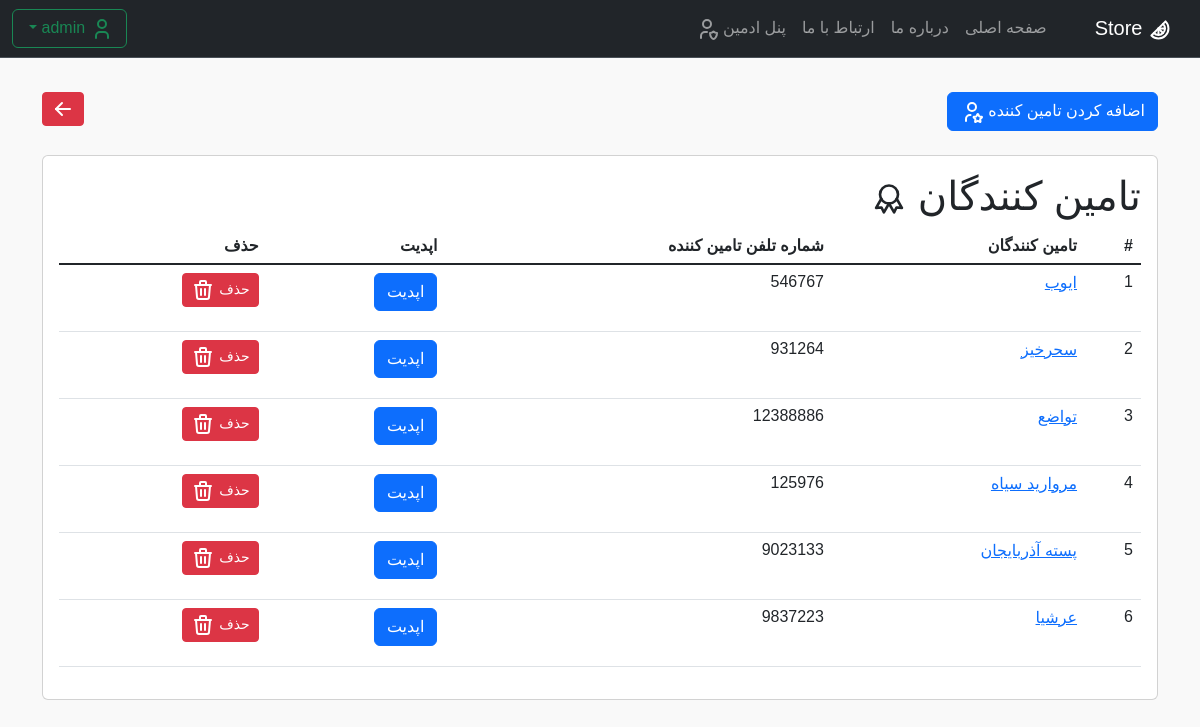
Before: /panel/supplier/ (signed in) with the older database file.
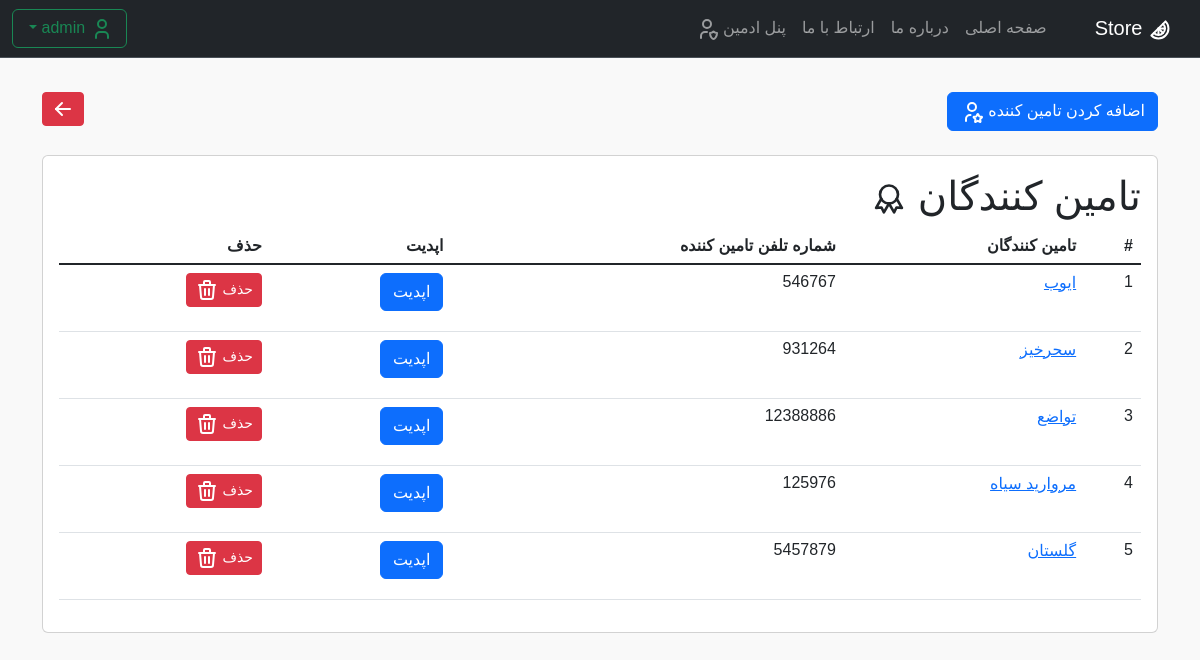
After: the same page with the newer database file.
### products/models.py (models this page shows, shortened)
class Supplier(models.Model):
    SupplierId = models.AutoField(primary_key=True)
    name = models.CharField(max_length=50, help_text='نام برند یا تامین کنندگان', verbose_name='نام تامین کنندگان')
    contactInfo = models.IntegerField(verbose_name='شماره تلفن')

### pages/views.py (the view)
# urls.py: path('panel/supplier/', List_Supplier.as_view(), name='link_sup_list'),
class List_Supplier(ListView):
    model = Supplier
    template_name = "admin/supplier.html"
    context_object_name = 'sup_list'
    def dispatch(self, request, *args, **kwargs):
        if not request.user.is_superuser:
            return HttpResponseForbidden("<b><h2>دسترسی ممنوع است</h2></b><h4> .فقط مدیر سایت میتواند وارد شود</h4>")
        return super().dispatch(request, *args, **kwargs)

### templates/admin/supplier.html (shortened to what this page needs)
{% extends 'base.html' %}
{% block content %}
<br>
<button type="button" class="btn btn-primary btn">
    <a class="nav-link active" href="{% url 'add_sup' %}"> اضافه کردن تامین کننده
    </a>
</button>
<button type="submit" class="btn btn-danger btn-sm" style="float:left"><a class="nav-link active"
                                                                          href="{% url 'panel_admin' %}">
</a></button>
<br>
<br>
<div class="card">
    <div class="card-body">
        <h1>تامین کنندگان
        </h1>
        <table class="table table-hover">
            <thead>
            <tr>
                <th scope="col">#</th>
                <th scope="col">تامین کنندگان</th>
                <th scope="col">شماره تلفن تامین کننده</th>
                <th scope="col">اپدیت</th>
                <th scope="col">حذف</th>
            </tr>
            <tbody class="table-group-divider">
            {% for sl in sup_list %}
            <tr>
                <td scope="row">{{ forloop.counter }}</td>
                <td><a href="{% url 'link_upd_supp' sl.pk %}">{{ sl.name }}</a></td>
                <td>{{ sl.contactInfo }}</td>
                <td>
                    <button type="button" class="btn btn-primary btn">
                        <a class="nav-link active" href="{% url 'link_upd_supp' sl.pk %}">اپدیت
                        </a>
                    </button>
                </td>
                <td>
                    <form method="post" action="{% url 'delete_sup' sl.pk %}">
                        <button type="submit" class="btn btn-danger btn-sm">حذف
                        </button>
                    </form>
                </td>
            </tr>
            {% endfor %}
            </tbody>
        </table>
    </div>
</div>
{% endblock %}

Changed rows visible on the page:
removed Supplier: name "پسته آذربایجان", contactInfo "9023133"
removed Supplier: name "عرشیا", contactInfo "9837223"
added Supplier: name "گلستان", contactInfo "5457879"
